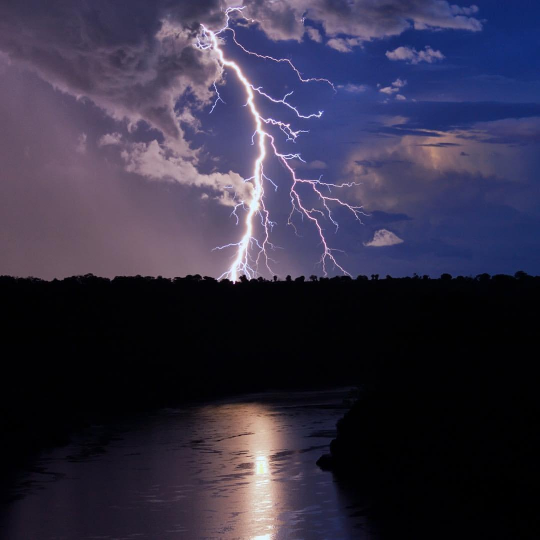
#> input picture 1) Applying Geometric Transformations to Images/assets/test1.jpg, 1080 x 1080 px, given in place of the camera (shown at 1/2 size)
$ python webcam_editing.py
#> lines starting #> are read from the running program, lines starting #| are printed output that depends on the picture
# let's edit our webcam video stream and have some fun!
# we'll devide each frame to 4 quadrants and rotate
# each part clockwise every one second
# every part has different look and effects

import cv2 as cv
import numpy as np
from collections import deque

WHITE = (255, 255, 255)
BLACK = (0, 0, 0)
RED = (255, 0, 0)
BLUE = (0, 128, 255)


if __name__ == "__main__":
    cap = cv.VideoCapture(0, cv.CAP_DSHOW)

    if not cap.isOpened():
        raise IOError("Webcam could not be opened!")

    count = 0
    while True:
        res, frame = cap.read()
#> frame is the input picture: shape (1080, 1080, 3); mean B, G, R 70.2, 48.8, 53.4
        if not res:
            break

        # frame = cv.resize(frame, None, fx=.5, fy=.5)
        height, width = frame.shape[:2]
#> height = 1080; width = 1080

        img = frame.copy()
        frame = cv.resize(frame, None, fx=.5, fy=.5)
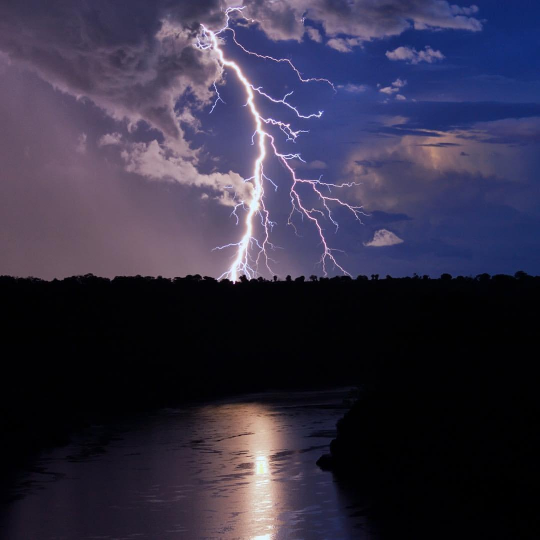
#> frame: shape (540, 540, 3); mean B, G, R 70.3, 48.9, 53.5

        part1 = frame.copy()                            # original
        part2 = cv.Laplacian(frame, cv.CV_64F)          # edge detection filter
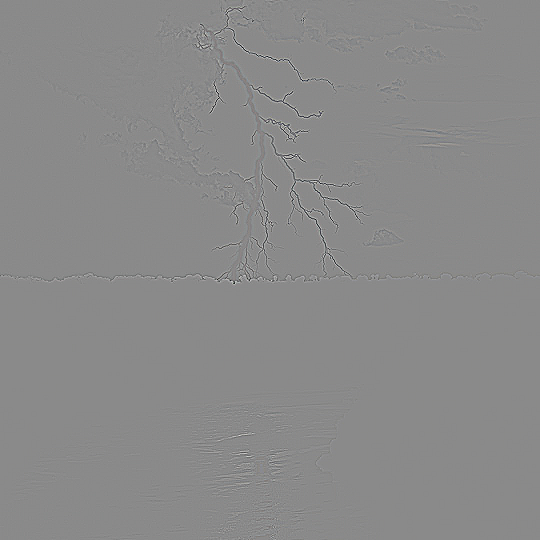
#> part2: shape (540, 540, 3) float64; mean B, G, R 0, 0, 0; drawn with min black and max white

        part3 = cv.cvtColor(frame, cv.COLOR_BGR2GRAY)   # grayscale effect
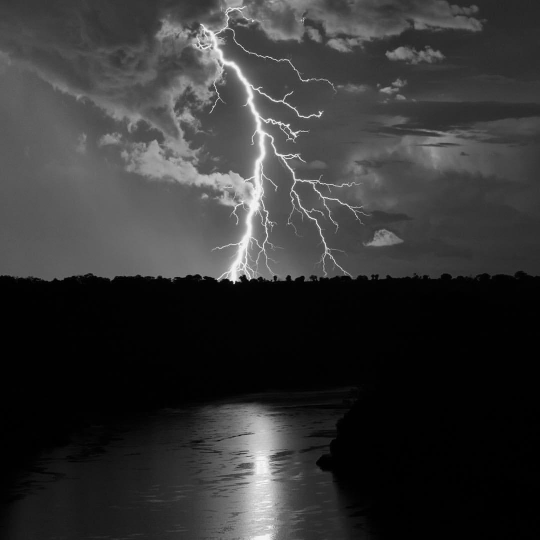
#> part3: shape (540, 540); min 0, max 246, mean 52.6
        part3 = np.stack((part3, ) * 3, axis=-1)        # converting to 3 channel matrix
#> part3: shape (540, 540, 3)

        part4 = cv.cvtColor(frame, cv.COLOR_BGR2HSV)    # HSV color space
#> part4: shape (540, 540, 3); mean H, S, V 116.6, 104.9, 72.1

        # every 100 milli seconds shift the deque for a new rotation
        parts = deque([part1, part2, part3, part4])
        parts.rotate(count // 100)

        # assigning each quadrant based on clockwise rotation
        img[:height // 2, :width // 2] = parts[0]   # top left
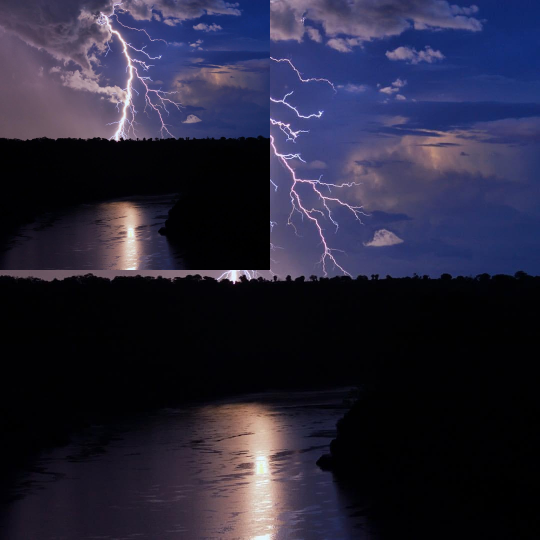
#> img: shape (1080, 1080, 3) (shown at 1/2 size); mean B, G, R 58.7, 38.1, 39.9
        img[:height // 2, width // 2:] = parts[1]   # top right
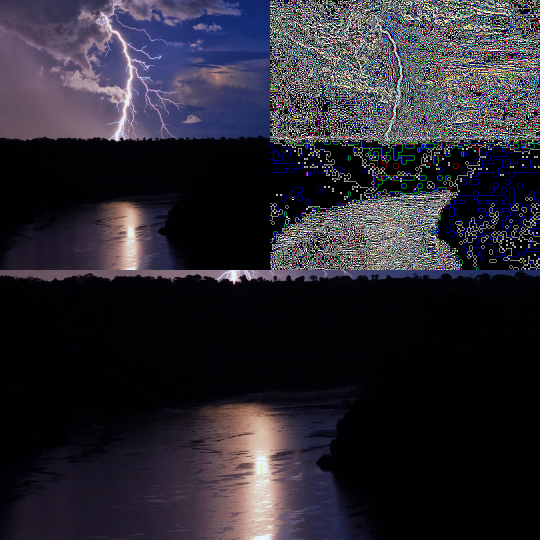
#> img: shape (1080, 1080, 3) (shown at 1/2 size); mean B, G, R 49.9, 40.8, 43.5
        img[height // 2:, width // 2:] = parts[2]   # bottom right
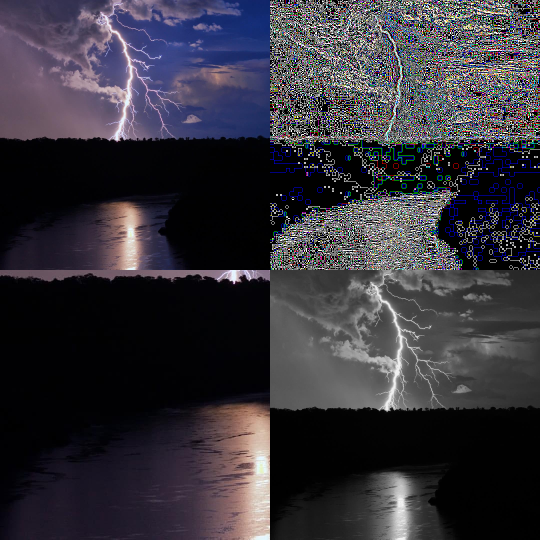
#> img: shape (1080, 1080, 3) (shown at 1/2 size); mean B, G, R 59.2, 51.3, 53.7
        img[height // 2:, :width // 2] = parts[3]   # bottom left
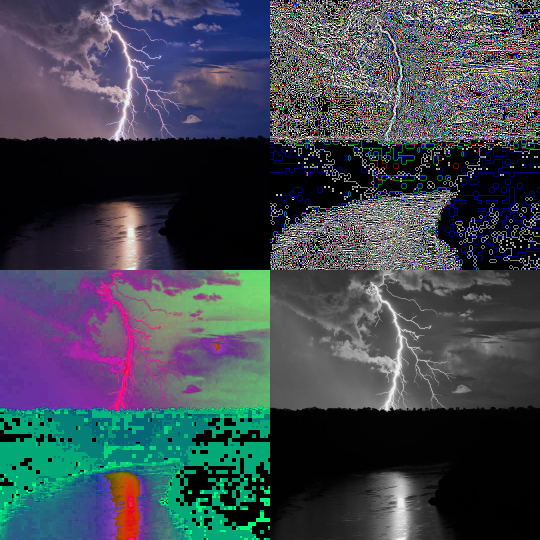
#> img: shape (1080, 1080, 3) (shown at 1/2 size); mean B, G, R 80.5, 71, 63.7

        cv.imshow('Video Capture', img)

        key = cv.waitKey(1)
#> (key Esc is pressed here)
        if key == 27: # ESC key
            break

        count += 1         # every 100 times looping 1 shift
        count %= 400       # count %= len(parts) * 100

    cap.release()
    cv.destroyAllWindows()

$ run again, on 1) Applying Geometric Transformations to Images/assets/test2.jpg
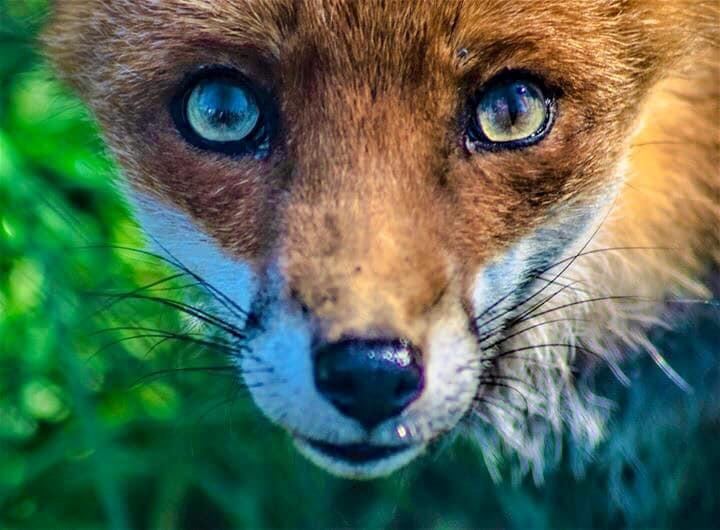
#> input picture 1) Applying Geometric Transformations to Images/assets/test2.jpg, 720 x 530 px, given in place of the camera
#> frame is the input picture: shape (530, 720, 3); mean B, G, R 83.2, 106.1, 85.5
#> frame: shape (265, 360, 3)
#> `part3 = cv.cvtColor(frame, cv.COLOR_BGR2GRAY)`:
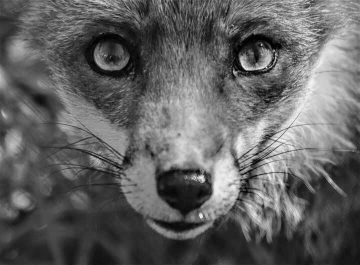
#> part3: shape (265, 360); min 0, max 244, mean 97.4
#> part4: shape (265, 360, 3); mean H, S, V 61.6, 158, 128
#> `img[height // 2:, :width // 2] = parts[3]`:
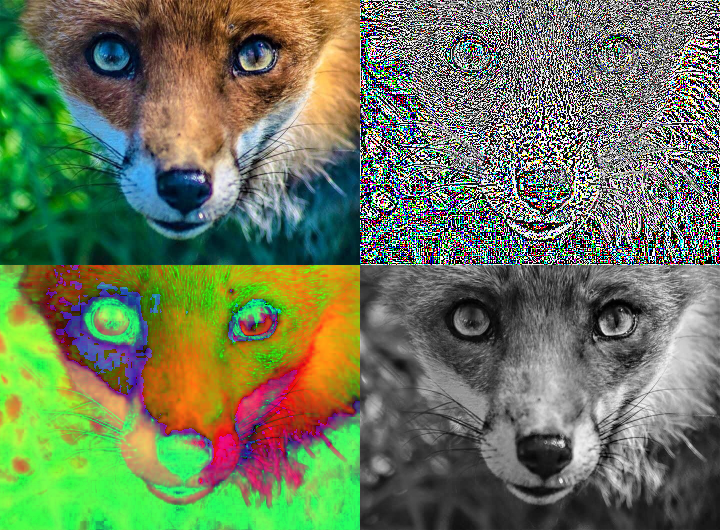
#> img: shape (530, 720, 3); mean B, G, R 91, 120.9, 107.1

$ run again, on 1) Applying Geometric Transformations to Images/assets/test3.jpg
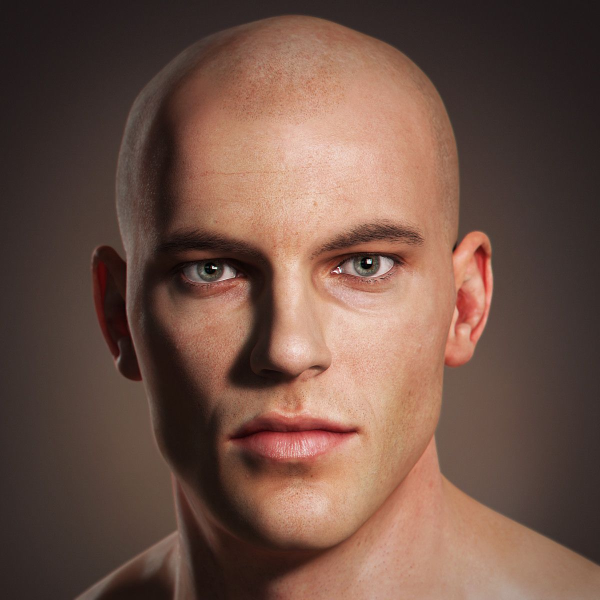
#> input picture 1) Applying Geometric Transformations to Images/assets/test3.jpg, 1200 x 1200 px, given in place of the camera (shown at 1/2 size)
#> frame is the input picture: shape (1200, 1200, 3); mean B, G, R 70.5, 82.4, 111.5
#> frame: shape (600, 600, 3)
#> `part2 = cv.Laplacian(frame, cv.CV_64F)`:
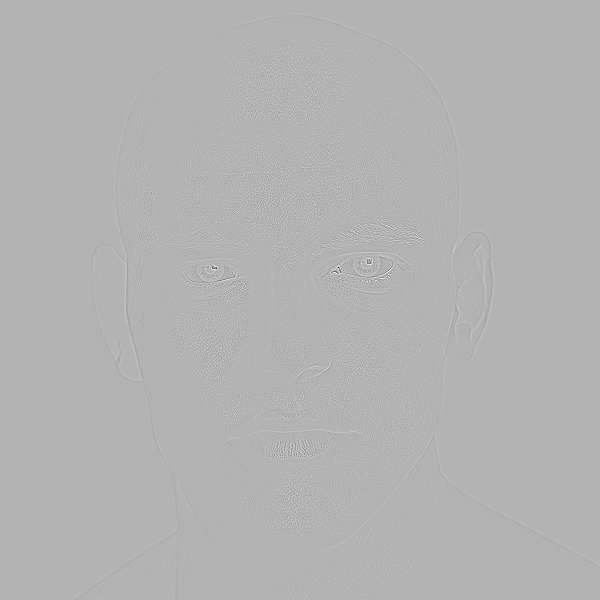
#> part2: shape (600, 600, 3) float64; mean B, G, R 0, 0, 0; drawn with min black and max white
#> part4: shape (600, 600, 3); mean H, S, V 15.1, 89.4, 111.7
#> `img[height // 2:, :width // 2] = parts[3]`:
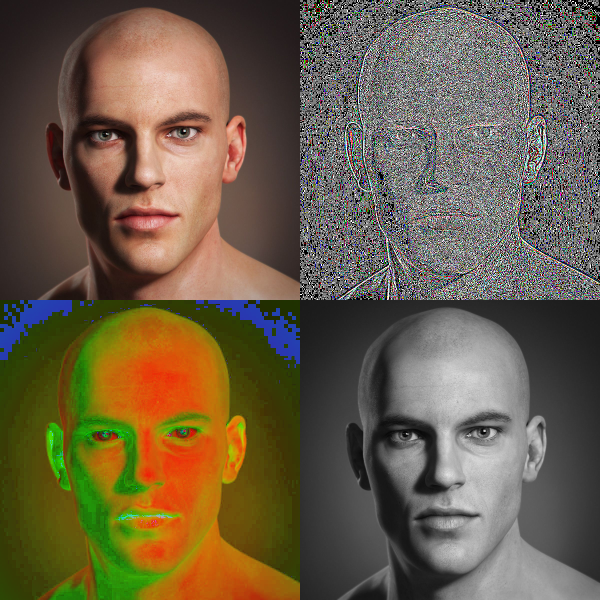
#> img: shape (1200, 1200, 3) (shown at 1/2 size); mean B, G, R 72, 93.4, 106.3

$ run again, on 1) Applying Geometric Transformations to Images/assets/test4.jpg
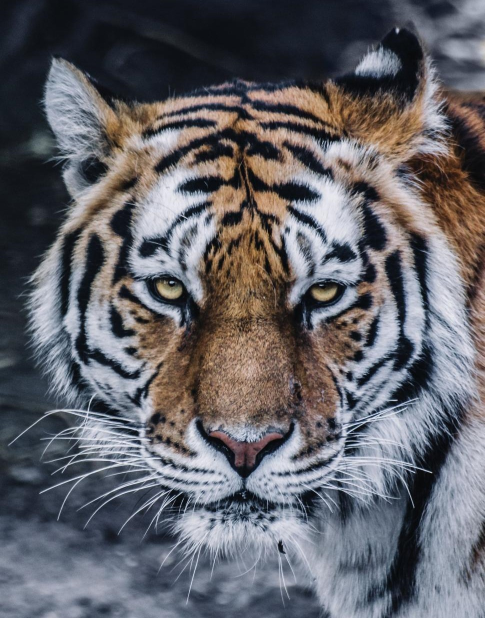
#> input picture 1) Applying Geometric Transformations to Images/assets/test4.jpg, 970 x 1236 px, given in place of the camera (shown at 1/2 size)
#> frame is the input picture: shape (1236, 970, 3); mean B, G, R 104.1, 98.3, 98.8
#> frame: shape (618, 485, 3)
#> part4: shape (618, 485, 3); mean H, S, V 89.4, 66.4, 113.3
#> `img[height // 2:, :width // 2] = parts[3]`:
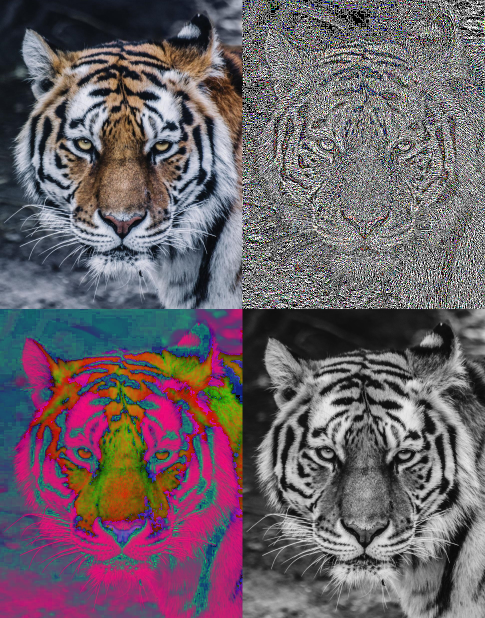
#> img: shape (1236, 970, 3) (shown at 1/2 size); mean B, G, R 103.3, 96, 108
